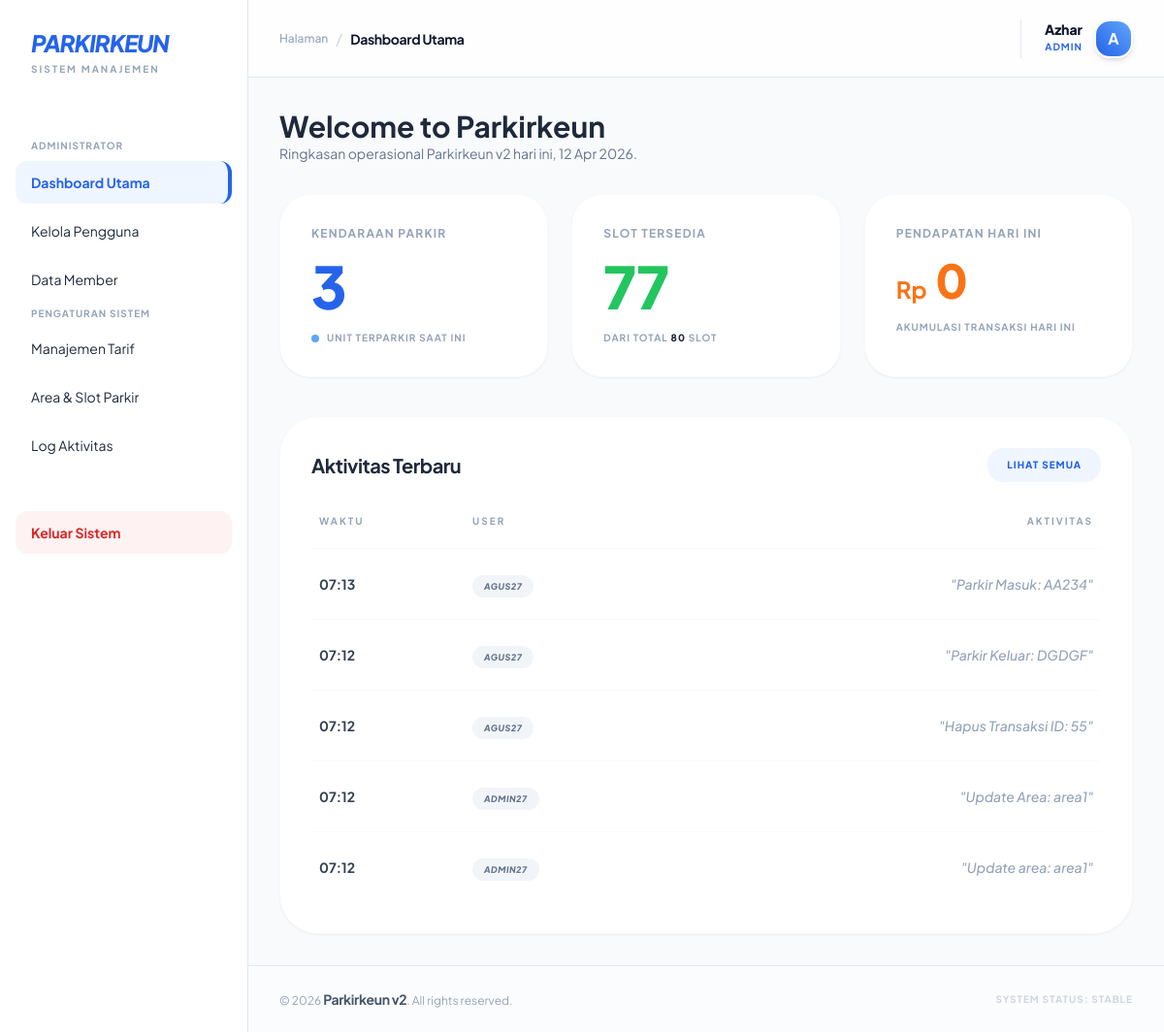
Page /public/admin (signed in) on the committed database.
### tables this page shows
CREATE TABLE `tb_log_aktivitas` (
  `id_log` int(11) NOT NULL,
  `id_user` int(11) DEFAULT NULL,
  `aktivitas` varchar(100) DEFAULT NULL,
  `waktu_aktivitas` datetime DEFAULT NULL
);

CREATE TABLE `tb_user` (
  `id_user` int(11) NOT NULL,
  `nama_lengkap` varchar(25) DEFAULT NULL,
  `username` varchar(25) DEFAULT NULL,
  `password` varchar(25) DEFAULT NULL,
  `role` enum('admin','petugas','owner') DEFAULT NULL,
  `status_aktif` tinyint(1) DEFAULT NULL
);

### app/core/Controller.php (called while the page is built, shortened)
<?php
class Controller {
    public function view($view, $data = []) {
        require_once '../app/views/' . $view . '.php';
    }
    public function model($model) {
        return new $model;
    }
}

### app/controllers/Admin.php (called while the page is built, shortened)
<?php
class Admin extends Controller {
    public function index() {
        $data['judul'] = 'Dashboard Utama';
        $parkirModel = $this->model('Parkir_model');
        $data['total_pendapatan'] = $parkirModel->getTotalPendapatanHariIni();
        $data['kendaraan_aktif'] = $parkirModel->getJumlahKendaraanParkir();
        $data['logs'] = $parkirModel->getLogs();
        $data['area'] = $parkirModel->getArea();
        $this->view('templates/header', $data);
        $this->view('admin/index', $data);
        $this->view('templates/footer');
    }
}

### app/core/App.php (called while the page is built, shortened)
<?php
class App {
    protected $method = 'index';
    protected $params = [];
    public function __construct() {
        $this->controller = new $this->controller;
        call_user_func_array([$this->controller, $this->method], $this->params);
    }
}

### public/index.php (called while the page is built, shortened)
<?php
$app = new App;

### app/core/Database.php (called while the page is built, shortened)
<?php
class Database {
    private $host = DB_HOST;
    private $user = DB_USER;
    private $pass = DB_PASS;
    private $db_name = DB_NAME;
    private $dbh;
    private $stmt;
    public function __construct() {
        $dsn = 'mysql:host=' . $this->host . ';dbname=' . $this->db_name;
        $option = [
            PDO::ATTR_PERSISTENT => true,
            PDO::ATTR_ERRMODE => PDO::ERRMODE_EXCEPTION
        ];
        try {
            $this->dbh = new PDO($dsn, $this->user, $this->pass, $option);
        } catch(PDOException $e) {
            die($e->getMessage());
        }
    }
    public function query($query) {
        $this->stmt = $this->dbh->prepare($query);
    }
    public function execute() {
        return $this->stmt->execute();
    }
    public function resultSet() {
        $this->execute();
        return $this->stmt->fetchAll(PDO::FETCH_ASSOC);
    }
}

### app/models/Parkir_model.php (called while the page is built, shortened)
<?php
class Parkir_model {
    private $table = 'tb_transaksi';
    private $db;
    public function __construct() {
        $this->db = new Database;
    }
    public function getArea() {
        $this->db->query("SELECT * FROM tb_area_parkir");
        return $this->db->resultSet();
    }
    public function getLogs() {
        $this->db->query("SELECT l.*, u.username FROM tb_log_aktivitas l
                          JOIN tb_user u ON l.id_user = u.id_user
                          ORDER BY l.waktu_aktivitas DESC LIMIT 10");
        return $this->db->resultSet();
    }
    public function getJumlahKendaraanParkir() {
        $this->db->query("SELECT COUNT(*) as total FROM " . $this->table . " WHERE status = 'masuk'");
        $res = $this->db->single();
        return $res['total'] ?? 0;
    }
    public function getTotalPendapatanHariIni() {
        $this->db->query("SELECT SUM(biaya_total) as total FROM " . $this->table . "
                          WHERE status = 'keluar' AND DATE(waktu_keluar) = CURDATE()");
        $res = $this->db->single();
        return $res['total'] ?? 0;
    }
}

### app/views/admin/index.php (the view, shortened to what this page needs)
<div class="mb-8">
    <h1 class="text-3xl font-bold text-slate-800">Welcome to Parkirkeun</h1>
    <p class="text-slate-500 text-sm">Ringkasan operasional Parkirkeun v2 hari ini, <?= date('d M Y'); ?>.</p>
</div>
<div class="grid grid-cols-1 md:grid-cols-3 gap-6">
    <div class="bg-white p-8 rounded-[2rem] shadow-sm border border-slate-50 transition-all hover:shadow-md">
        <h3 class="text-slate-400 text-xs font-bold uppercase tracking-widest text-center md:text-left">Kendaraan Parkir</h3>
        <p class="text-6xl font-black text-blue-600 mt-4 text-center md:text-left"><?= $data['kendaraan_aktif'] ?? 0; ?></p>
        <div class="flex items-center justify-center md:justify-start gap-2 mt-4 text-[10px] font-bold text-slate-400 uppercase tracking-widest">
            <span class="flex h-2 w-2 rounded-full bg-blue-400 animate-pulse"></span>
            Unit terparkir saat ini
        </div>
    </div>
    <div class="bg-white p-8 rounded-[2rem] shadow-sm border border-slate-50 transition-all hover:shadow-md">
        <h3 class="text-slate-400 text-xs font-bold uppercase tracking-widest text-center md:text-left">Slot Tersedia</h3>
        <p class="text-6xl font-black text-green-500 mt-4 text-center md:text-left">
            <?php
                $totalKapasitas = 0;
                if (isset($data['area']) && !empty($data['area'])) {
                    foreach($data['area'] as $row) {
                        $totalKapasitas += (int)$row['kapasitas'];
                    }
                }
                $kendaraanAktif = (int)($data['kendaraan_aktif'] ?? 0);
                $hasilTersedia = $totalKapasitas - $kendaraanAktif;
                echo ($hasilTersedia < 0) ? 0 : $hasilTersedia;
            ?>
        </p>
        <p class="text-[10px] font-bold text-slate-400 uppercase tracking-widest mt-4 text-center md:text-left">
            DARI TOTAL <span class="text-slate-800 font-black"><?= $totalKapasitas; ?></span> SLOT
        </p>
    </div>
    <div class="bg-white p-8 rounded-[2rem] shadow-sm border border-slate-50 transition-all hover:shadow-md">
        <h3 class="text-slate-400 text-xs font-bold uppercase tracking-widest text-center md:text-left">Pendapatan Hari Ini</h3>
        <p class="text-5xl font-black text-orange-500 mt-4 leading-none text-center md:text-left">
            <span class="text-2xl font-bold">Rp</span> <?= number_format($data['total_pendapatan'] ?? 0, 0, ',', '.'); ?>
        </p>
        <p class="text-[10px] font-bold text-slate-400 uppercase tracking-widest mt-4 text-center md:text-left">
            Akumulasi transaksi hari ini
        </p>
    </div>
</div>
<div class="mt-10 bg-white p-8 rounded-[2.5rem] shadow-sm border border-slate-50">
    <div class="flex items-center justify-between mb-8">
        <h2 class="text-xl font-bold text-slate-800 tracking-tight">Aktivitas Terbaru</h2>
        <a href="<?= BASEURL; ?>/admin/log" class="text-[10px] font-black uppercase tracking-widest text-blue-600 bg-blue-50 px-5 py-2.5 rounded-2xl hover:bg-blue-100 transition-colors">Lihat Semua</a>
    </div>
    <div class="overflow-x-auto">
        <table class="w-full text-left">
            <thead>
                <tr class="text-[10px] font-black text-slate-400 uppercase tracking-[0.2em] border-b border-slate-50">
                    <th class="pb-5 px-2">Waktu</th>
                    <th class="pb-5 px-4">User</th>
                    <th class="pb-5 px-2 text-right">Aktivitas</th>
                </tr>
            </thead>
            <tbody class="text-slate-600">
                <?php if (!empty($data['logs'])) : ?>
                    <?php foreach (array_slice($data['logs'], 0, 5) as $log) : ?>
                    <tr class="border-b border-slate-50 last:border-0 hover:bg-slate-50/50 transition-colors group">
                        <td class="py-6 px-2">
                            <div class="text-sm font-bold text-slate-700 group-hover:text-blue-600 transition-colors"><?= date('H:i', strtotime($log['waktu_aktivitas'])); ?></div>
                        </td>
                        <td class="py-6 px-4">
                            <span class="bg-slate-100 text-slate-500 px-3 py-1.5 rounded-xl text-[9px] font-black uppercase tracking-wider italic">
                                <?= $log['username']; ?>
                            </span>
                        </td>
                        <td class="py-6 px-2 text-sm font-medium text-slate-400 text-right italic">
                            "<?= $log['aktivitas']; ?>"
                        </td>
                    </tr>
                    <?php endforeach; ?>
                <?php endif; ?>
            </tbody>
        </table>
    </div>
</div>

### app/views/templates/header.php (shortened to what this page needs)
<!DOCTYPE html>
<html lang="id">
<head>
    <script src="https://cdn.tailwindcss.com"></script>
</head>
<body class="bg-slate-50 text-slate-800">
<div class="flex">
    <aside class="w-64 bg-white border-r border-slate-200 fixed h-full z-30 transition-all">
        <div class="p-8">
            <h1 class="text-2xl font-black text-blue-600 tracking-tighter italic uppercase leading-none">Parkirkeun</h1>
            <p class="text-[10px] text-slate-400 font-bold uppercase tracking-[0.2em] mt-2">Sistem Manajemen</p>
        </div>
        <nav class="px-4 space-y-1.5 overflow-y-auto" style="max-height: calc(100vh - 120px);">
            <?php if (isset($_SESSION['role']) && strtolower($_SESSION['role']) == 'admin') : ?>
                <p class="text-[10px] font-bold text-slate-400 px-4 mt-8 mb-2 uppercase tracking-widest">Administrator</p>
                <a href="<?= BASEURL; ?>/admin" class="flex items-center px-4 py-3 rounded-xl hover:bg-slate-50 transition-all group <?= ($data['judul'] == 'Dashboard Utama') ? 'sidebar-active' : ''; ?>">
                    <span class="text-sm">Dashboard Utama</span>
                </a>
                <a href="<?= BASEURL; ?>/admin/user" class="flex items-center px-4 py-3 rounded-xl hover:bg-slate-50 transition-all <?= ($data['judul'] == 'Kelola Pengguna') ? 'sidebar-active' : ''; ?>">
                    <span class="text-sm">Kelola Pengguna</span>
                </a>
                <a href="<?= BASEURL; ?>/admin/kendaraan" class="flex items-center px-4 py-3 rounded-xl hover:bg-slate-50 transition-all <?= ($data['judul'] == 'Data Master Kendaraan') ? 'sidebar-active' : ''; ?>">
                    <span class="text-sm">Data Member</span>
                </a>
                <p class="text-[10px] font-bold text-slate-400 px-4 mt-6 mb-2 uppercase tracking-widest">Pengaturan Sistem</p>
                <a href="<?= BASEURL; ?>/admin/tarif" class="flex items-center px-4 py-3 rounded-xl hover:bg-slate-50 transition-all <?= ($data['judul'] == 'Manajemen Tarif') ? 'sidebar-active' : ''; ?>">
                    <span class="text-sm">Manajemen Tarif</span>
                </a>
                <a href="<?= BASEURL; ?>/admin/area" class="flex items-center px-4 py-3 rounded-xl hover:bg-slate-50 transition-all <?= ($data['judul'] == 'Area & Slot Parkir') ? 'sidebar-active' : ''; ?>">
                    <span class="text-sm">Area & Slot Parkir</span>
                </a>
                <a href="<?= BASEURL; ?>/admin/log" class="flex items-center px-4 py-3 rounded-xl hover:bg-slate-50 transition-all <?= ($data['judul'] == 'Log Aktivitas') ? 'sidebar-active' : ''; ?>">
                    <span class="text-sm">Log Aktivitas</span>
                </a>
            <?php endif; ?>
            <div class="pt-10 pb-8">
                <a href="<?= BASEURL; ?>/auth/logout" onclick="return confirm('Apakah Anda yakin ingin keluar?')" class="flex items-center px-4 py-3 rounded-xl bg-red-50 text-red-600 hover:bg-red-600 hover:text-white transition-all font-bold group">
                    <span class="text-sm">Keluar Sistem</span>
                </a>
            </div>
        </nav>
    </aside>
    <div class="flex-1 ml-64 min-h-screen flex flex-col">
        <header class="h-20 bg-white/80 backdrop-blur-md border-b border-slate-200 flex items-center justify-between px-8 sticky top-0 z-20">
            <div class="flex flex-col">
                <div class="flex items-center gap-2">
                    <span class="text-slate-400 font-medium text-xs">Halaman</span>
                    <span class="text-slate-300">/</span>
                    <span class="text-slate-900 font-bold text-sm tracking-tight"><?= $data['judul']; ?></span>
                </div>
            </div>
            <div class="flex items-center gap-6">
                <div class="flex items-center gap-3 pl-6 border-l border-slate-200">
                    <div class="text-right hidden sm:block">
                        <p class="text-sm font-extrabold text-slate-900 leading-none capitalize"><?= $_SESSION['nama'] ?? 'User'; ?></p>
                        <p class="text-[10px] text-blue-600 font-bold uppercase tracking-widest mt-1"><?= $_SESSION['role'] ?? 'Guest'; ?></p>
                    </div>
                    <div class="w-10 h-10 bg-gradient-to-tr from-blue-600 to-blue-400 rounded-2xl flex items-center justify-center text-white font-bold shadow-md border-2 border-white uppercase">
                        <?= substr($_SESSION['nama'] ?? 'U', 0, 1); ?>
                    </div>
                </div>
            </div>
        </header>
        <main class="p-8">

### app/views/templates/footer.php (shortened to what this page needs)
</main> <footer class="mt-auto py-6 border-t border-slate-200 bg-white/50">
            <div class="px-8 flex justify-between items-center">
                <p class="text-slate-400 text-xs">
                    &copy; <?= date('Y'); ?> <span class="font-bold text-slate-600 tracking-tight text-sm">Parkirkeun v2</span>.
                    All rights reserved.
                </p>
                <div class="flex gap-4">
                    <span class="text-[10px] font-bold text-slate-300 uppercase tracking-widest">System Status: Stable</span>
                </div>
            </div>
        </footer>
    </div> </div> <script src="https://code.jquery.com/jquery-3.7.1.min.js"></script>
</body>
</html>

### app/views/templates/header.php (style rules this page uses)
body { font-family: 'Plus Jakarta Sans', sans-serif; overflow-x: hidden; }
.sidebar-active { background-color: #eff6ff; color: #2563eb; border-right: 4px solid #2563eb; font-weight: 700; }

### rows in the picture
tb_log_aktivitas: waktu_aktivitas "07:13", id_user.username "AGUS27", aktivitas "Parkir Masuk: AA234"
tb_log_aktivitas: waktu_aktivitas "07:12", id_user.username "AGUS27", aktivitas "Parkir Keluar: DGDGF"
tb_log_aktivitas: waktu_aktivitas "07:12", id_user.username "AGUS27", aktivitas "Hapus Transaksi ID: 55"
tb_log_aktivitas: waktu_aktivitas "07:12", id_user.username "ADMIN27", aktivitas "Update Area: area1"
tb_log_aktivitas: waktu_aktivitas "07:12", id_user.username "ADMIN27", aktivitas "Update area: area1"

### other values in the picture
$data['judul'] "Dashboard Utama"
$_SESSION['nama'] "Azhar"
$_SESSION['role'] "ADMIN"
substr($_SESSION['nama'] ?? 'U', 0, 1) "A"
$data['kendaraan_aktif'] "3"
$hasilTersedia "77"
$totalKapasitas "80"
$data['total_pendapatan'] "0"
